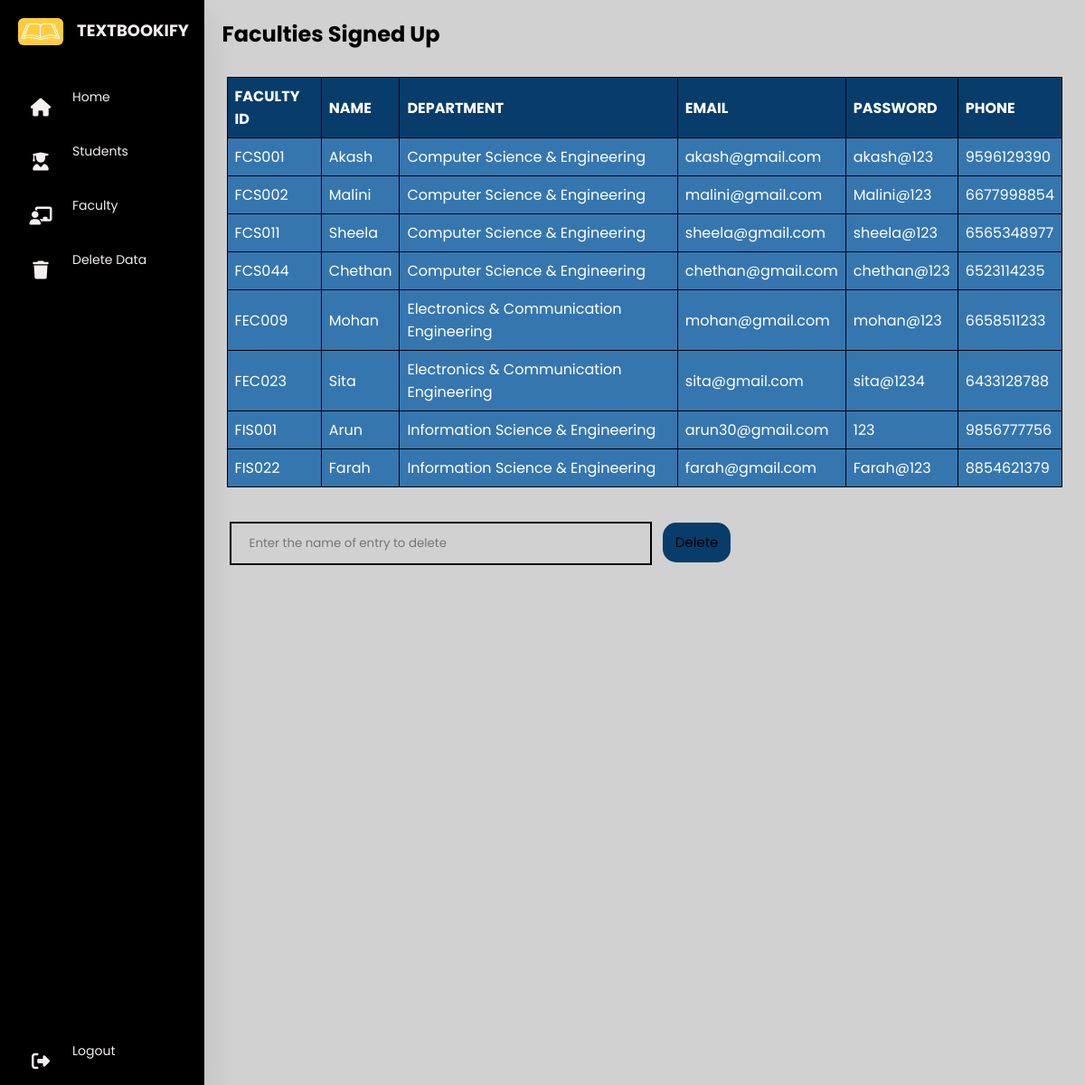
/Admin/Dashboard/fac.php, run on the app's committed database.
### tables this page shows
CREATE TABLE `faculty` (
  `fac_id` varchar(20) NOT NULL,
  `fac_name` varchar(50) NOT NULL,
  `fac_email` varchar(50) NOT NULL,
  `dept_id` int(11) NOT NULL,
  `fac_dept` varchar(60) NOT NULL,
  `fac_phone` bigint(10) NOT NULL,
  `password` varchar(15) NOT NULL
);

### Admin/Dashboard/fac.php (the view, shortened to what this page needs)
<?php
include "../../dbconnect.php";
?>
   <html>
    <head>
        <link rel="stylesheet" href="astyle.css" />
        <link rel="stylesheet" href="https://cdnjs.cloudflare.com/ajax/libs/font-awesome/6.2.1/css/all.min.css"/>
    </head>
    <body>
        <div class="container">
            <nav>
                <ul>
                    <li><a href="#" class="logo">
                    <img src="../../images/icon.png" alt="TextBookify">
                    <span class="nav-item">TextBookify</span>
                    </a></li>
                    <br>
                    <li><a href="adash.php">
                    <i class="fas fa-home"></i>
                    <span class="nav-item">Home</span>
                    </a></li>
                    <li><a href="stu.php">
                    <i class="fas fa-solid fa-user-graduate"></i>
                    <span class="nav-item">Students</span>
                    </a></li>
                    <li><a href="fac.php">
                    <i class="fas fa-solid fa-chalkboard-user"></i>
                    <span class="nav-item">Faculty</span>
                    </a></li>
                    <li><a href="delete.php">
                    <i class="fas fa-solid fa-trash"></i>
                    <span class="nav-item">Delete Data</span>
                    </a></li>
                    <li><a href="../adlogin/logout.php" class="logout">
                    <i class="fas fa-sign-out-alt"></i>
                    <span class="nav-item">Logout</span>
                    </a></li>
                </ul>
            </nav>
            <section class="main">
                <div class="main-top">
                    <h1 style="color:black">Faculties Signed Up</h1><br>
                </div>
                <table border="5px" align="center" cellpadding="15px" background=""  style="color:white;">
  <tr>
    <th>FACULTY ID </th>
    <th> NAME </th>
    <th>DEPARTMENT</th>
    <th>EMAIL</th>
    <th>PASSWORD</th>
    <th>PHONE</th>
  </tr>
<?php
$sql = "SELECT * FROM faculty";
$result = mysqli_query($conn, $sql);
if (mysqli_num_rows($result) > 0) {
while($row = mysqli_fetch_assoc($result)) {
  echo "<tr> <td>".$row['fac_id']."</td><td>".$row['fac_name']."</td><td>".$row['fac_dept']."</td><td>".$row['fac_email']."</td><td>".$row['password']."</td><td>".$row['fac_phone']."</td></tr>";
}
?>
</table>
<form action="facdelete.php" method="post">
    <br>
<input  id="dbutton" type="text" name="t1" placeholder="Enter the name of entry to delete" required>
    <input  style="width:75px;height:44px;cursor:pointer;border-radius:15px;
border: 3px   black;background-color:#083C6A;font-size:15px;"type="submit" value="Delete">
</form>
                </div>
    </body>
</html>
<?php
} else {
  echo "0 results";
}
?>

### Admin/Dashboard/astyle.css (style rules this page uses)
* { margin:0; padding:0; outline:none; border:none; text-decoration:none; box-sizing: border-box; font-family: "Poppins",sans-serif; }
body { background: rgba(205, 205, 205, 0.9); color: white; }
.container { display: flex; }
nav { position: relative; top: 0; bottom: 0; height: 150vh; left: 0; background: black; width: 280px; overflow: hidden; box-shadow: 0 20px 35px rgba(0,0,0,0.1); }
.logo { text-align: center; display: flex; margin: 10px 0 0 10px; }
.logo img { width: 50px; height: 30px; border-radius: 6px; }
.logo span { font-weight:bold; padding-left: 15px; font-size: 18px; text-transform: uppercase; }
a { position: relative; color: rgb(244, 238, 238); font-size: 14px; display: table; width: 280px; padding: 10px; }
nav .fas { position: relative; width: 70px; height: 40px; top: 14px; font-size: 20px; text-align: center; }
.logout { position: absolute; bottom: 0; }
.main { position: relative; padding: 20px; width: 100%; }
table { font-family: arial, sans-serif; border-collapse: collapse; width: auto; margin:5px ; background:#3676AF; }
td, th { border: 1px solid black; text-align: left; padding: 8px; }
th { background-color:#083C6A; }
input[type=text] { width: 50%; padding: 12px 20px; margin:8px ; border: 2px solid black; background:transparent; }

### data on the page
faculty: fac_id "FCS001", fac_name "Akash", fac_dept "Computer Science & Engineering", fac_email "akash@gmail.com", password "akash@123", fac_phone "9596129390"
faculty: fac_id "FCS002", fac_name "Malini", fac_dept "Computer Science & Engineering", fac_email "malini@gmail.com", password "Malini@123", fac_phone "6677998854"
faculty: fac_id "FCS011", fac_name "Sheela", fac_dept "Computer Science & Engineering", fac_email "sheela@gmail.com", password "sheela@123", fac_phone "6565348977"
faculty: fac_id "FCS044", fac_name "Chethan", fac_dept "Computer Science & Engineering", fac_email "chethan@gmail.com", password "chethan@123", fac_phone "6523114235"
faculty: fac_id "FEC009", fac_name "Mohan", fac_dept "Electronics & Communication Engineering", fac_email "mohan@gmail.com", password "mohan@123", fac_phone "6658511233"
faculty: fac_id "FEC023", fac_name "Sita", fac_dept "Electronics & Communication Engineering", fac_email "sita@gmail.com", password "sita@1234", fac_phone "6433128788"
faculty: fac_id "FIS001", fac_name "Arun", fac_dept "Information Science & Engineering", fac_email "arun30@gmail.com", password "123", fac_phone "9856777756"
faculty: fac_id "FIS022", fac_name "Farah", fac_dept "Information Science & Engineering", fac_email "farah@gmail.com", password "Farah@123", fac_phone "8854621379"
